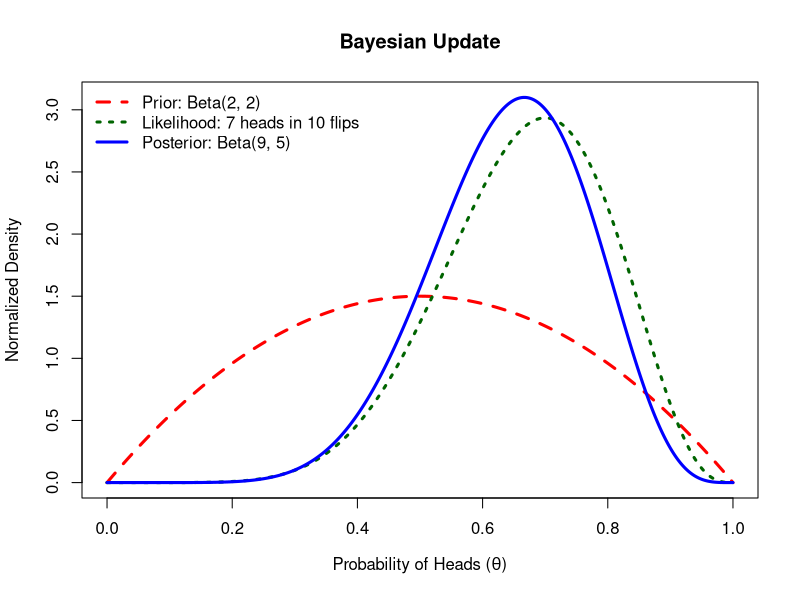
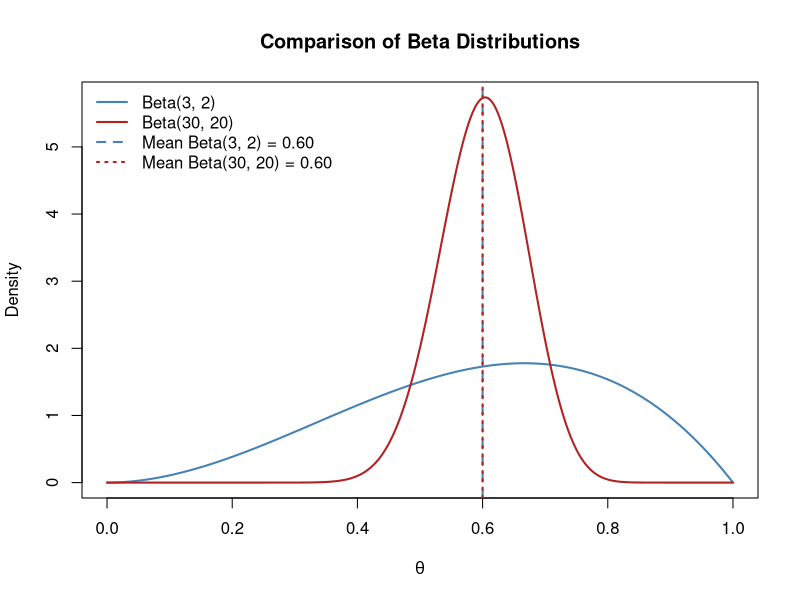

Reproduce these figures in R, in order.
###################
# 1. Define prior parameters: Beta(2, 2)
alpha_prior <- 2
beta_prior  <- 2

# 2. Enter observed data: 7 heads in 10 flips
n_flips <- 10
heads   <- 7
tails   <- n_flips - heads

# 3. Compute posterior parameters: Beta(9, 5)
alpha_posterior <- alpha_prior + heads
beta_posterior  <- beta_prior + tails

# 4. Create theta values
x <- seq(0, 1, length.out = 500)

# Prior density
prior_curve <- dbeta(
  x,
  shape1 = alpha_prior,
  shape2 = beta_prior
)

# Binomial likelihood as a function of theta
likelihood_curve <- dbinom(
  heads,
  size = n_flips,
  prob = x
)

# Normalize likelihood for comparison with the densities
dx <- x[2] - x[1]
likelihood_curve <- likelihood_curve /
  sum(likelihood_curve * dx)

# Posterior density
posterior_curve <- dbeta(
  x,
  shape1 = alpha_posterior,
  shape2 = beta_posterior
)

# 5. Plot all three curves
y_max <- max(prior_curve, likelihood_curve, posterior_curve)

plot(
  x, prior_curve,
  type = "l",
  col = "red",
  lwd = 3,
  lty = 2,
  ylim = c(0, y_max),
  main = "Bayesian Update",
  xlab = expression("Probability of Heads (" * theta * ")"),
  ylab = "Normalized Density"
)

lines(
  x, likelihood_curve,
  col = "darkgreen",
  lwd = 3,
  lty = 3
)

lines(
  x, posterior_curve,
  col = "blue",
  lwd = 3,
  lty = 1
)

legend(
  "topleft",
  legend = c(
    "Prior: Beta(2, 2)",
    "Likelihood: 7 heads in 10 flips",
    "Posterior: Beta(9, 5)"
  ),
  col = c("red", "darkgreen", "blue"),
  lty = c(2, 3, 1),
  lwd = 3,
  bty = "n"
)

alpha <- 45; beta <- 55
y <- 30; n <- 50

a_post <- alpha + y
b_post <- beta + n - y

post_mean <- a_post / (a_post + b_post)
p_viable  <- 1 - pbeta(.50, a_post, b_post)
ci_95     <- qbeta(c(.025, .975), a_post, b_post)

# posterior predictive simulation for m = 100
pi_draw <- rbeta(100000, a_post, b_post)
y_new   <- rbinom(100000, 100, pi_draw)
y_new


###################
x <- seq(0, 1, length.out = 500)

beta1 <- dbeta(
  x,
  shape1 = 3,
  shape2 = 2
)

beta2 <- dbeta(
  x,
  shape1 = 30,
  shape2 = 20
)

mean1 <- 3 / (3 + 2)
mean2 <- 30 / (30 + 20)

3 / (3 + 2)
30 / (30 + 20)
300 / (300 + 200)

plot(
  x, beta1,
  type = "l",
  lwd = 2,
  col = "steelblue",
  xlab = expression("" * theta * ""),
  ylab = "Density",
  main = "Comparison of Beta Distributions",
  ylim = range(c(beta1, beta2))
)

lines(x, beta2, lwd = 2, col = "firebrick")

# Vertical mean lines
abline(v = mean1, col = "steelblue", lwd = 2, lty = 2)
abline(v = mean2, col = "firebrick", lwd = 2, lty = 3)

legend(
  "topleft",
  legend = c(
    "Beta(3, 2)",
    "Beta(30, 20)",
    sprintf("Mean Beta(3, 2) = %.2f", mean1),
    sprintf("Mean Beta(30, 20) = %.2f", mean2)
  ),
  col = c("steelblue", "firebrick", "steelblue", "firebrick"),
  lwd = 2,
  lty = c(1, 1, 2, 3),
  bty = "n"
)
